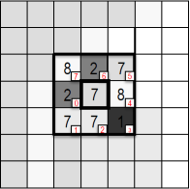
#> input picture TP4/Imagen1.png, 190 x 189 px
$ jupyter execute --allow-errors TP4.ipynb   (shell and % lines are left out)
#> lines starting #> are read from the running program, lines starting #| are printed output that depends on the picture
## TP4
Para las imágenes suministradas
1. Implementar un extractor de características LBP básico (sin uniformidad, 8 vecinos)
2. Realizar el histograma de características LBP de la imagen
3. Comparar los histogramas

[cell 1]
#Si queremos que las imágenes sean mostradas en una ventana emergente quitar el inline

# OpenCV-Python utiliza NumPy para el manejo de imágenes
import numpy as np
# cv2 es el módulo python para acceder a OpenCV
import cv2 as cv
# Usamos las poderosas herramientas de graficación de matplotlib para mostrar imágenes, perfiles, histogramas, etc
import matplotlib.pyplot as plt

[cell 2]
img1 = cv.imread('Imagen1.png')
#> img1 is the input picture: shape (189, 190, 3); mean B, G, R 202.3, 202.3, 202.7
img2 = cv.imread('Imagen2.png')
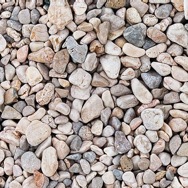
#> input picture TP4/Imagen2.png, 188 x 188 px
#> img2 is the input picture: shape (188, 188, 3); mean B, G, R 151.9, 157.3, 169.2
img3 = cv.imread('Imagen3.png')
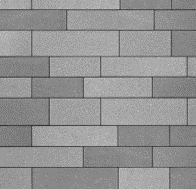
#> input picture TP4/Imagen3.png, 196 x 189 px
#> img3 is the input picture: shape (189, 196, 3); min 52, max 203, mean 147.4
img4 = cv.imread('Imagen4.png')
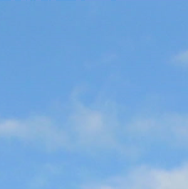
#> input picture TP4/Imagen4.png, 188 x 189 px
#> img4 is the input picture: shape (189, 188, 3); mean B, G, R 221.2, 169.4, 118.7
img5 = cv.imread('Imagen5.png')
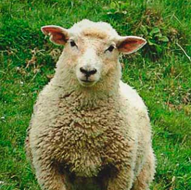
#> input picture TP4/Imagen5.png, 191 x 190 px
#> img5 is the input picture: shape (190, 191, 3); mean B, G, R 65, 123.7, 102.5

img1_gray = cv.cvtColor(img1, cv.COLOR_BGR2GRAY)
img2_gray = cv.cvtColor(img2, cv.COLOR_BGR2GRAY)
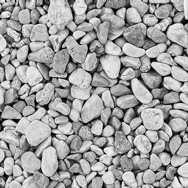
#> img2_gray: shape (188, 188); min 0, max 255, mean 160.2
img3_gray = cv.cvtColor(img3, cv.COLOR_BGR2GRAY)
img4_gray = cv.cvtColor(img4, cv.COLOR_BGR2GRAY)
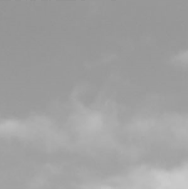
#> img4_gray: shape (189, 188); min 145, max 202, mean 160.2
img5_gray = cv.cvtColor(img5, cv.COLOR_BGR2GRAY)
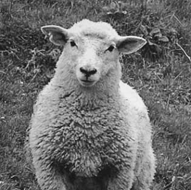
#> img5_gray: shape (190, 191); min 12, max 247, mean 110.7

fig, axs = plt.subplots(2, 3,figsize=(30,14))
plt.subplot(2,3,1); plt.imshow(cv.cvtColor(img1, cv.COLOR_BGR2RGB))
plt.subplot(2,3,2); plt.imshow(cv.cvtColor(img2, cv.COLOR_BGR2RGB))
plt.subplot(2,3,3); plt.imshow(cv.cvtColor(img3, cv.COLOR_BGR2RGB))
plt.subplot(2,3,4); plt.imshow(cv.cvtColor(img4, cv.COLOR_BGR2RGB))
plt.subplot(2,3,5); plt.imshow(cv.cvtColor(img5, cv.COLOR_BGR2RGB))

plt.show()
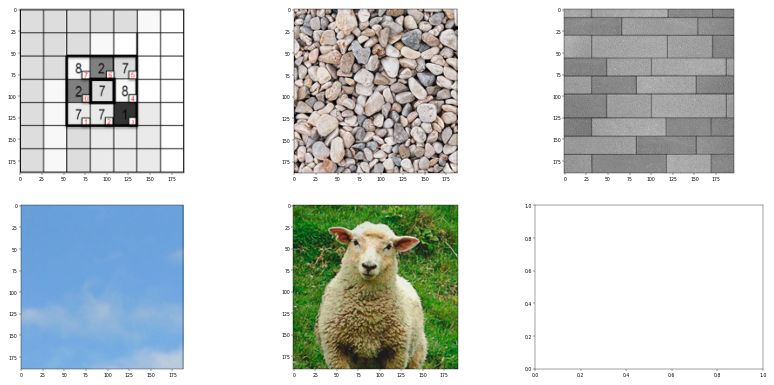
#> figure drawn by matplotlib, 5 panels

[cell 3]
fig, axs = plt.subplots(2, 3,figsize=(30,14))
plt.subplot(2,3,1); plt.imshow(img1_gray, cmap = 'gray', vmin=0, vmax=255)
plt.subplot(2,3,2); plt.imshow(img2_gray, cmap = 'gray', vmin=0, vmax=255)
plt.subplot(2,3,3); plt.imshow(img3_gray, cmap = 'gray', vmin=0, vmax=255)
plt.subplot(2,3,4); plt.imshow(img4_gray, cmap = 'gray', vmin=0, vmax=255)
plt.subplot(2,3,5); plt.imshow(img5_gray, cmap = 'gray', vmin=0, vmax=255)

[cell 4]
def lbp(img):
    img_out = np.zeros(img[:-2, :-2].shape)

    for x in np.arange(1, img.shape[0]-1):
        for y in np.arange(1, img.shape[1]-1):
            gc = img[x, y]
            gp1 = img[x-1, y] >= gc
            gp2 = img[x-1, y+1] >= gc
            gp3 = img[x, y+1] >= gc
            gp4 = img[x+1, y+1] >= gc
            gp5 = img[x+1, y] >= gc
            gp6 = img[x+1, y-1] >= gc
            gp7 = img[x, y-1] >= gc
            gp8 = img[x-1, y-1] >= gc

            img_out[x-1, y-1] = np.sum(2**np.array([0, 1, 2, 3, 4, 5, 6, 7]) * np.array([gp1, gp2, gp3, gp4, gp5, gp6, gp7, gp8]))

    return img_out

[cell 5]
lbp_imgs = []
#> (the rest of this cell did not finish here and is left out)

[cell 6]
fig, axs = plt.subplots(2, 3,figsize=(30,14))

for i,img in enumerate(lbp_imgs):
    plt.subplot(2,3,i+1); plt.imshow(img, cmap = 'gray', vmin=0, vmax=255)

[cell 7]
fig, axs = plt.subplots(2, 3,figsize=(30,14))

for i,img in enumerate(lbp_imgs):
    hist,bins = np.histogram(img.ravel(),256,[0,256])
    plt.subplot(2,3,i+1); plt.plot(hist)
